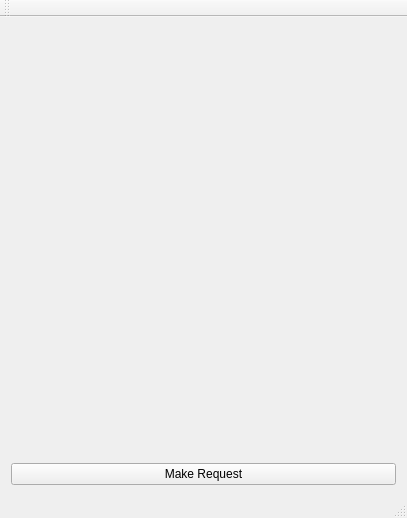
<?xml version="1.0" encoding="UTF-8"?>
<ui version="4.0">
 <class>MainWindow</class>
 <widget class="QMainWindow" name="MainWindow">
  <property name="geometry">
   <rect>
    <x>0</x>
    <y>0</y>
    <width>407</width>
    <height>518</height>
   </rect>
  </property>
  <property name="windowTitle">
   <string>MainWindow</string>
  </property>
  <widget class="QWidget" name="centralWidget">
   <layout class="QGridLayout" name="gridLayout">
    <item row="0" column="0">
     <widget class="QLabel" name="apiResponseDisplay">
      <property name="text">
       <string/>
      </property>
     </widget>
    </item>
    <item row="1" column="0">
     <widget class="QPushButton" name="pushButton">
      <property name="text">
       <string>Make Request</string>
      </property>
     </widget>
    </item>
   </layout>
  </widget>
  <widget class="QMenuBar" name="menuBar">
   <property name="geometry">
    <rect>
     <x>0</x>
     <y>0</y>
     <width>407</width>
     <height>21</height>
    </rect>
   </property>
  </widget>
  <widget class="QToolBar" name="mainToolBar">
   <attribute name="toolBarArea">
    <enum>TopToolBarArea</enum>
   </attribute>
   <attribute name="toolBarBreak">
    <bool>false</bool>
   </attribute>
  </widget>
  <widget class="QStatusBar" name="statusBar"/>
 </widget>
 <layoutdefault spacing="6" margin="11"/>
 <resources/>
 <connections/>
</ui>
